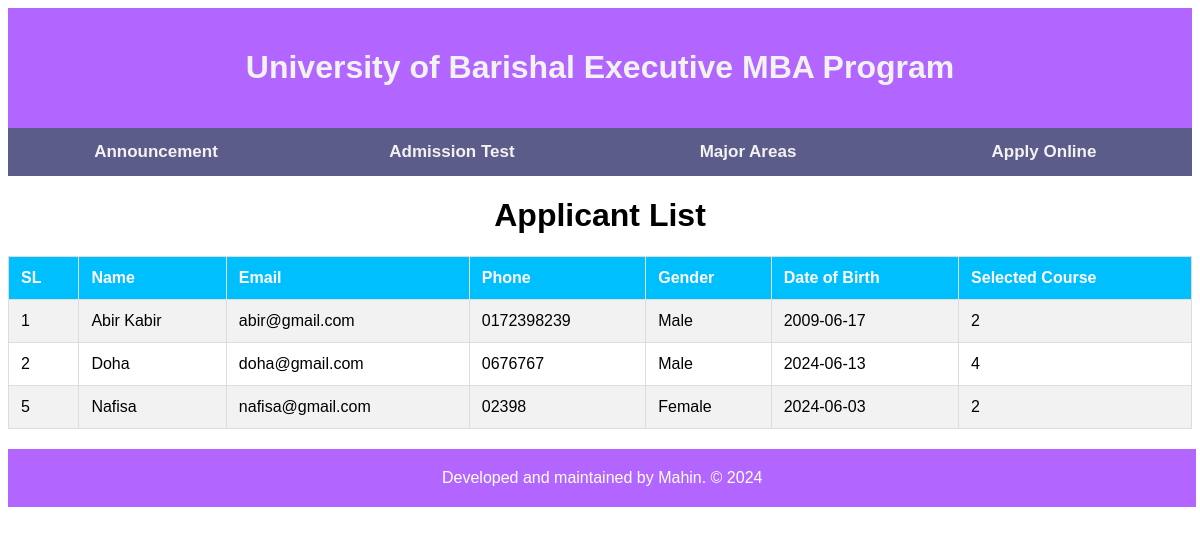
The page /applicant_list.php on the database its author committed.
### tables this page shows
CREATE TABLE `applicant` (
  `id` int(11) NOT NULL,
  `name` varchar(100) NOT NULL,
  `email` varchar(100) NOT NULL,
  `phone` varchar(20) NOT NULL,
  `gender` varchar(20) NOT NULL,
  `dob` date NOT NULL,
  `course_id` int(11) NOT NULL
);

### applicant_list.php (the view)
<?php
	include "header.php";
	include "dbconnect.php";
	$sql = "SELECT * FROM applicant";
	$result = $conn->query($sql);
?>
<h1 align="center">Applicant List</h1>
<table>
	<tr>
		<th>SL</th>
		<th>Name</th>
		<th>Email</th>
		<th>Phone</th>
		<th>Gender</th>
		<th>Date of Birth</th>
		<th>Selected Course</th>
	</tr>
	<?php
		while($row=$result->fetch_assoc()){
			echo "<tr>";
			echo "<td>".$row["id"] ."</td>";
			echo "<td>".$row["name"] ."</td>";
			echo "<td>". $row["email"]."</td>";
			echo "<td>". $row["phone"]."</td>";
			echo "<td>". $row["gender"]."</td>";
			echo "<td>". $row["dob"]."</td>";
			echo "<td>". $row["course_id"]."</td>";
			echo "</tr>";
		}
	?>
<table>
<?php
	include "footer.php";
?>

### style.css (style rules this page uses)
body { font-family: sans-serif; }
table { font-family: Arial, Helvetica, sans-serif; border-collapse: collapse; width: 100%; }
table, td, th { border: 1px solid #ddd; padding: 12px; }
tr:nth-child(even) { background-color: #f2f2f2; }
th { padding-top: 12px; padding-bottom: 12px; text-align: left; background-color: #00bfff; color: white; }

### rows shown on the page
applicant: id "1", name "Abir Kabir", email "abir@gmail.com", phone "0172398239", gender "Male", dob "2009-06-17", course "2"
applicant: id "2", name "Doha", email "doha@gmail.com", phone "0676767", gender "Male", dob "2024-06-13", course "4"
applicant: id "5", name "Nafisa", email "nafisa@gmail.com", phone "02398", gender "Female", dob "2024-06-03", course "2"
